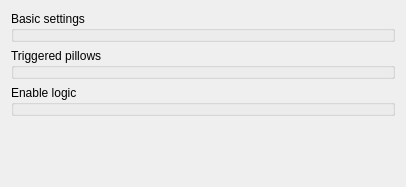
<?xml version="1.0" encoding="UTF-8"?>
<ui version="4.0">
 <class>ILineEdit</class>
 <widget class="QWidget" name="ILineEdit">
  <property name="geometry">
   <rect>
    <x>0</x>
    <y>0</y>
    <width>406</width>
    <height>187</height>
   </rect>
  </property>
  <property name="windowTitle">
   <string>LineEdit preferences</string>
  </property>
  <layout class="QVBoxLayout" name="verticalLayout">
   <item>
    <widget class="GroupBox" name="groupBox">
     <property name="title">
      <string>Basic settings</string>
     </property>
     <property name="template" stdset="0">
      <string>inspector-groupbox-roomandpath</string>
     </property>
    </widget>
   </item>
   <item>
    <widget class="GroupBox" name="groupBox_3">
     <property name="title">
      <string>Triggered pillows</string>
     </property>
     <property name="template" stdset="0">
      <string>inspector-groupbox-triggeredpillows</string>
     </property>
    </widget>
   </item>
   <item>
    <widget class="GroupBox" name="groupBox_2">
     <property name="title">
      <string>Enable logic</string>
     </property>
     <property name="template" stdset="0">
      <string>inspector-groupbox-enablelogic</string>
     </property>
    </widget>
   </item>
   <item>
    <spacer name="verticalSpacer">
     <property name="orientation">
      <enum>Qt::Vertical</enum>
     </property>
     <property name="sizeHint" stdset="0">
      <size>
       <width>20</width>
       <height>40</height>
      </size>
     </property>
    </spacer>
   </item>
  </layout>
 </widget>
 <customwidgets>
  <customwidget>
   <class>GroupBox</class>
   <extends>QGroupBox</extends>
   <header>wallaby.frontends.qt.widgets.containers.groupBox</header>
  </customwidget>
 </customwidgets>
 <resources/>
 <connections/>
</ui>
